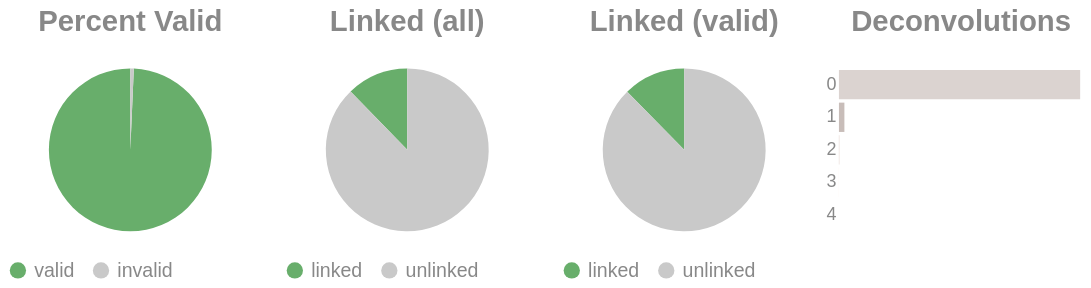

Write notebook code for a chart like this one.
### Code cell
if SKIPLR:
    pass
else:
    clash = Counter()
    for i in valids['molecule'].to_list():
        _mol = i.split("-")
        if len(_mol) == 1:
            clash.update('0')
        else:
            clash.update(_mol[-1])

    _d = {"deconvolutions": [], 'count': []}
    for k,v in clash.items():
        _d['deconvolutions'].append(k)
        _d['count'].append(v)

    tot_valid = valids['reads'].sum()
    mask = valids['reads'] >= 2
    n_linked_reads = valids.filter(mask)['reads'].sum()
    if n_linked_reads == 0:
        print_html("No linked molecules (>=2 reads) were detected; skipping linked-only distributions.")
        SKIPLR = True
    else:
        perc_valid = round(tot_valid / n_reads, 4)
        linked_perc_abs = round(n_linked_reads / n_reads, 4)
        linked_perc = round(n_linked_reads / tot_valid, 4)

    _valid = pl.DataFrame({"valids": ['valid', 'invalid'], "count": [tot_valid, n_reads - tot_valid]})
    _linked_abs = pl.DataFrame({"linked (absolute)": ['linked', 'unlinked'], "count": [n_linked_reads, n_reads - n_linked_reads]})
    _linked_rel = pl.DataFrame({"linked (valids)": ['linked', 'unlinked'], "count": [n_linked_reads, tot_valid - n_linked_reads]})

    (
        alt.hconcat(
            piechart(_valid, goodval = 'valid', title = "Percent Valid"),
            piechart(_linked_abs, goodval = "linked", title =  "Linked (all)"),
            piechart(_linked_rel, goodval = "linked", title =  "Linked (valid)"),
            convolutionbar(pl.DataFrame(_d), title = "Deconvolutions"),
            center = True,
            bounds = 'flush'
        )
        .resolve_scale(color='independent')
        .resolve_legend('independent')
        .properties(usermeta={'embedOptions': {"actions": False}})
    ).display()

### Figure 1 — Vega-Lite specification as saved in the notebook (floating-point values rounded to 4 significant figures)
{"width": "container", "height": 400, "config": {"title": {"anchor": "start", "dy": -15, "fontSize": 18, "color": "#888888", "subtitleColor": "#888888", "subtitleFontSize": 14}, "arc": {"fill": "#0072B2"}, "axis": {"domainColor": "#888888", "domainWidth": 0.5, "gridWidth": 0.2, "grid": false, "titleFontWeight": 400, "titleFontSize": 15, "labelFontSize": 11, "labelColor": "#888888", "tickColor": "#888888", "tickWidth": 0.2, "titleColor": "#888888"}, "axisBand": {"grid": false}, "axisX": {"grid": true, "tickSize": 10, "domainCap": "round"}, "axisY": {"domain": false, "grid": true, "tickSize": 0, "domainCap": "round"}, "background": "transparent", "header": {"labelFontSize": 15, "labelColor": "#888888", "titleFontSize": 15, "titleFontWeight": 600, "titleColor": "#888888"}, "legend": {"labelFont": "sans-serif", "labelFontSize": 12, "labelColor": "#888888", "symbolSize": 100, "symbolType": "circle", "titleFontSize": 12, "titlePadding": 10, "titleColor": "#888888", "title": null}, "range": {"category": ["#E69F00", "#56B4E9", "#009E73", "#F0E442", "#0072B2", "#D55E00", "#CC79A7", "#000000"], "diverging": ["#cfe8f3", "#a2d4ec", "#73bfe2", "#46abdb", "#1696d2", "#12719e"]}, "area": {"fill": "#0072B2", "fillOpacity": 0.7, "line": true, "strokeOpacity": 0.7}, "line": {"color": "#0072B2", "stroke": "#0072B2", "strokeWidth": 2}, "trail": {"color": "#0072B2", "stroke": "#0072B2", "strokeWidth": 0, "size": 1}, "point": {"filled": true, "fillOpacity": 1.0, "size": 95}, "text": {"color": "#888888", "fontSize": 11, "align": "right", "fontWeight": 400, "size": 11}, "bar": {"fill": "#0072B2", "stroke": null}, "view": {"stroke": null, "continuousWidth": 660, "continuousHeight": 400}}, "hconcat": [{"data": {"name": "data-54b49b9900f032b2e268ac0a0186eccd"}, "mark": {"type": "arc"}, "encoding": {"color": {"field": "valids", "legend": {"orient": "bottom", "title": null}, "scale": {"domain": ["valid", "invalid"], "range": ["#68ae6b", "#C9C9C9"]}, "title": "Valids", "type": "nominal"}, "theta": {"field": "count", "type": "quantitative"}, "tooltip": [{"field": "valids", "title": "Valids", "type": "ordinal"}, {"field": "percent", "format": ".2%", "title": "Percent", "type": "quantitative"}, {"field": "count", "title": "Count", "type": "quantitative"}]}, "height": 100, "title": {"text": "Percent Valid", "align": "center", "anchor": "middle"}, "transform": [{"calculate": "datum.count / 3052063", "as": "percent"}], "width": 150}, {"data": {"name": "data-4bd12fa3685cbcd7e0992715bac6a146"}, "mark": {"type": "arc"}, "encoding": {"color": {"field": "linked (absolute)", "legend": {"orient": "bottom", "title": null}, "scale": {"domain": ["linked", "unlinked"], "range": ["#68ae6b", "#C9C9C9"]}, "title": "Linked (Absolute)", "type": "nominal"}, "theta": {"field": "count", "type": "quantitative"}, "tooltip": [{"field": "linked (absolute)", "title": "Linked (Absolute)", "type": "ordinal"}, {"field": "percent", "format": ".2%", "title": "Percent", "type": "quantitative"}, {"field": "count", "title": "Count", "type": "quantitative"}]}, "height": 100, "title": {"text": "Linked (all)", "align": "center", "anchor": "middle"}, "transform": [{"calculate": "datum.count / 3052063", "as": "percent"}], "width": 150}, {"data": {"name": "data-9ffda3ce17725d100d36eb64783f9d55"}, "mark": {"type": "arc"}, "encoding": {"color": {"field": "linked (valids)", "legend": {"orient": "bottom", "title": null}, "scale": {"domain": ["linked", "unlinked"], "range": ["#68ae6b", "#C9C9C9"]}, "title": "Linked (Valids)", "type": "nominal"}, "theta": {"field": "count", "type": "quantitative"}, "tooltip": [{"field": "linked (valids)", "title": "Linked (Valids)", "type": "ordinal"}, {"field": "percent", "format": ".2%", "title": "Percent", "type": "quantitative"}, {"field": "count", "title": "Count", "type": "quantitative"}]}, "height": 100, "title": {"text": "Linked (valid)", "align": "center", "anchor": "middle"}, "transform": [{"calculate": "datum.count / 3031131", "as": "percent"}], "width": 150}, {"data": {"name": "data-13a7d61bd22c94372ba894644079e8fe"}, "mark": {"type": "bar"}, "encoding": {"color": {"field": "deconvolutions", "legend": null, "scale": {"scheme": "lightgreyred"}, "type": "nominal"}, "tooltip": [{"field": "deconvolutions", "title": "Deconvolutions", "type": "ordinal"}, {"field": "percent", "format": ".2%", "title": "Percent", "type": "quantitative"}, {"field": "count", "title": "Count", "type": "quantitative"}], "x": {"axis": null, "field": "count", "type": "quantitative"}, "y": {"field": "deconvolutions", "sort": "ascending", "title": null, "type": "nominal"}}, "height": 100, "title": {"text": "Deconvolutions", "align": "center", "anchor": "middle"}, "transform": [{"calculate": "datum.count / 2829644", "as": "percent"}], "width": 150}], "bounds": "flush", "center": true, "resolve": {"legend": {"angle": "independent"}, "scale": {"color": "independent"}}, "usermeta": {"embedOptions": {"actions": false}}, "$schema": "https://vega.github.io/schema/vega-lite/v6.1.0.json", "datasets": {"data-54b49b9900f032b2e268ac0a0186eccd": [{"valids": "valid", "count": 3031131}, {"valids": "invalid", "count": 20932}], "data-4bd12fa3685cbcd7e0992715bac6a146": [{"linked (absolute)": "linked", "count": 373885}, {"linked (absolute)": "unlinked", "count": 2678178}], "data-9ffda3ce17725d100d36eb64783f9d55": [{"linked (valids)": "linked", "count": 373885}, {"linked (valids)": "unlinked", "count": 2657246}], "data-13a7d61bd22c94372ba894644079e8fe": [{"deconvolutions": "0", "count": 2764204}, {"deconvolutions": "1", "count": 62571}, {"deconvolutions": "2", "count": 2676}, {"deconvolutions": "3", "count": 175}, {"deconvolutions": "4", "count": 18}]}}
